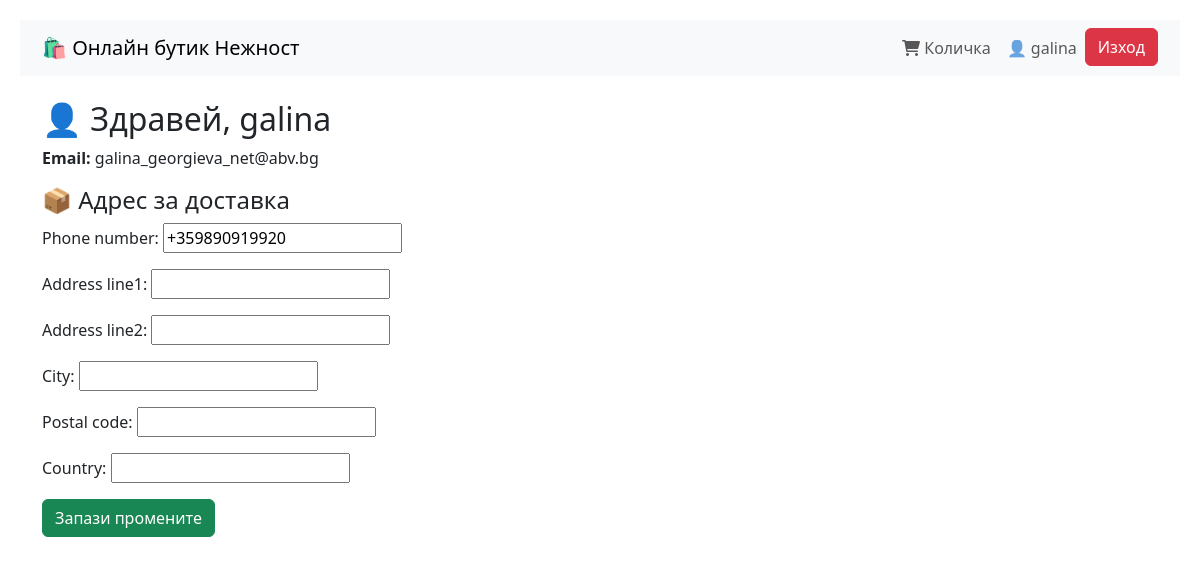
/accounts/profile/ (signed in), run on an earlier commit of the app's database.
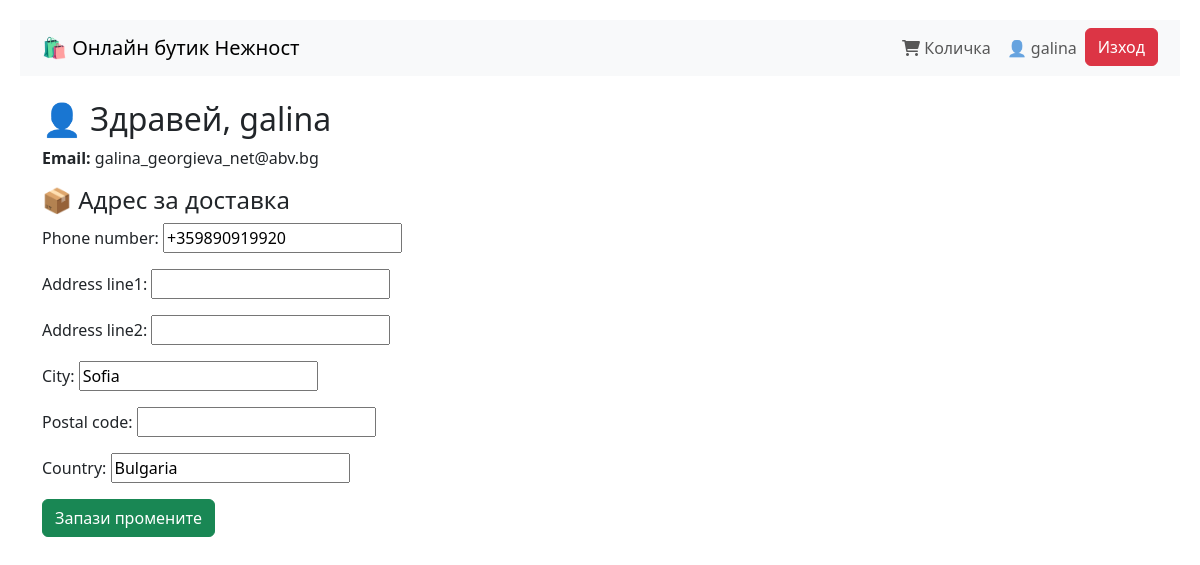
And on a later commit of the database.
### accounts/models.py (models this page shows, shortened)
class UserProfile(models.Model):
    user = models.OneToOneField(User, on_delete=models.CASCADE)
    phone_number = models.CharField(max_length=20, blank=True)
    address_line1 = models.CharField(max_length=255, blank=True)
    address_line2 = models.CharField(max_length=255, blank=True)
    city = models.CharField(max_length=100, blank=True)
    postal_code = models.CharField(max_length=20, blank=True)
    country = models.CharField(max_length=100, blank=True)

### accounts/views.py (the view)
# urls.py: path('profile/', views.profile, name='profile'),
def profile(request):
    profile = request.user.userprofile
    if request.method == 'POST':
        form = UserProfileForm(request.POST, instance=profile)
        if form.is_valid():
            form.save()
    else:
        form = UserProfileForm(instance=profile)
    return render(request, 'accounts/profile.html', {
        'form': form,
        'user': request.user,
    })

### accounts/forms.py
class UserProfileForm(forms.ModelForm):
    class Meta:
        model = UserProfile
        fields = ['phone_number', 'address_line1', 'address_line2', 'city', 'postal_code', 'country']

### templates/accounts/profile.html (shortened to what this page needs)
{% extends "shop/base.html" %}
{% block content %}
<h2>👤 Здравей, {{ user.username }}</h2>
<p><strong>Email:</strong> {{ user.email }}</p>
<form method="POST" class="mt-3">
  <h4>📦 Адрес за доставка</h4>
  {{ form.as_p }}
  <button type="submit" class="btn btn-success">Запази промените</button>
</form>
{% endblock %}

### templates/shop/base.html (shortened to what this page needs)
<!DOCTYPE html>
<html lang="bg">
<head>
    <link rel="stylesheet" href="https://cdnjs.cloudflare.com/ajax/libs/font-awesome/6.0.0-beta3/css/all.min.css">
    <link href="https://cdn.jsdelivr.net/npm/bootstrap@5.3.0/dist/css/bootstrap.min.css" rel="stylesheet">
</head>
<body>
    <nav class="navbar navbar-expand-lg navbar-light bg-light">
    <div class="container">
        <a class="navbar-brand" href="{% url 'home' %}">🛍️ Онлайн бутик Нежност</a>
        <ul class="navbar-nav ms-auto">
            {% if user.is_authenticated %}
            <li class="nav-item">
                <a class="nav-link" href="{% url 'view_cart' %}">
                    <i class="fas fa-shopping-cart"></i> Количка
                </a>
            </li>
                <li class="nav-item"><a class="nav-link" href="{% url 'profile' %}">👤 {{ user.username }}</a></li>
                <form method="POST" action="{% url 'logout' %}">
                    <button type="submit" class="btn btn-danger">Изход</button>
                </form>
            {% else %}
                <li class="nav-item"><a class="nav-link" href="{% url 'login' %}">🔑 Вход</a></li>
                <li class="nav-item"><a class="nav-link" href="{% url 'register' %}">📝 Регистрация</a></li>
            {% endif %}
        </ul>
    </div>
</nav>
    <div class="container mt-4">
        {% block content %}{% endblock %}
    </div>
</body>
</html>

### templates/shop/base.html (style rules this page uses)
body { padding: 20px; }

What changed in the data, as far as the page shows it:
changed UserProfile: city (not shown) → "Sofia"; country (not shown) → "Bulgaria"
